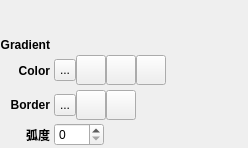
<?xml version="1.0" encoding="UTF-8"?>
<ui version="4.0">
 <class>ContextPaneWidgetRectangle</class>
 <widget class="QWidget" name="ContextPaneWidgetRectangle">
  <property name="geometry">
   <rect>
    <x>0</x>
    <y>0</y>
    <width>248</width>
    <height>148</height>
   </rect>
  </property>
  <property name="windowTitle">
   <string>Form</string>
  </property>
  <layout class="QGridLayout" name="gridLayout">
   <property name="leftMargin">
    <number>0</number>
   </property>
   <property name="topMargin">
    <number>2</number>
   </property>
   <property name="rightMargin">
    <number>2</number>
   </property>
   <property name="bottomMargin">
    <number>2</number>
   </property>
   <property name="horizontalSpacing">
    <number>4</number>
   </property>
   <property name="verticalSpacing">
    <number>2</number>
   </property>
   <item row="1" column="0">
    <widget class="QLabel" name="label_2">
     <property name="font">
      <font>
       <weight>75</weight>
       <bold>true</bold>
      </font>
     </property>
     <property name="text">
      <string>Color</string>
     </property>
     <property name="alignment">
      <set>Qt::AlignRight|Qt::AlignTrailing|Qt::AlignVCenter</set>
     </property>
    </widget>
   </item>
   <item row="2" column="0">
    <widget class="QLabel" name="label_3">
     <property name="font">
      <font>
       <weight>75</weight>
       <bold>true</bold>
      </font>
     </property>
     <property name="text">
      <string>Border</string>
     </property>
     <property name="alignment">
      <set>Qt::AlignRight|Qt::AlignTrailing|Qt::AlignVCenter</set>
     </property>
    </widget>
   </item>
   <item row="0" column="1" colspan="5">
    <widget class="QmlEditorWidgets::GradientLine" name="gradientLine" native="true">
     <property name="minimumSize">
      <size>
       <width>160</width>
       <height>50</height>
      </size>
     </property>
     <property name="maximumSize">
      <size>
       <width>240</width>
       <height>50</height>
      </size>
     </property>
    </widget>
   </item>
   <item row="0" column="0">
    <widget class="QLabel" name="gradientLabel">
     <property name="font">
      <font>
       <weight>75</weight>
       <bold>true</bold>
      </font>
     </property>
     <property name="text">
      <string>Gradient</string>
     </property>
     <property name="alignment">
      <set>Qt::AlignBottom|Qt::AlignRight|Qt::AlignTrailing</set>
     </property>
    </widget>
   </item>
   <item row="3" column="0">
    <widget class="QLabel" name="label">
     <property name="font">
      <font>
       <weight>75</weight>
       <bold>true</bold>
      </font>
     </property>
     <property name="text">
      <string>弧度</string>
     </property>
     <property name="alignment">
      <set>Qt::AlignRight|Qt::AlignTrailing|Qt::AlignVCenter</set>
     </property>
    </widget>
   </item>
   <item row="1" column="1">
    <layout class="QHBoxLayout" name="horizontalLayout_3">
     <property name="rightMargin">
      <number>5</number>
     </property>
     <item>
      <widget class="QmlEditorWidgets::ColorButton" name="colorColorButton">
       <property name="minimumSize">
        <size>
         <width>22</width>
         <height>22</height>
        </size>
       </property>
       <property name="maximumSize">
        <size>
         <width>22</width>
         <height>22</height>
        </size>
       </property>
       <property name="text">
        <string>...</string>
       </property>
       <property name="checkable">
        <bool>true</bool>
       </property>
      </widget>
     </item>
     <item>
      <widget class="QWidget" name="widget_3" native="true">
       <layout class="QHBoxLayout" name="horizontalLayout">
        <property name="spacing">
         <number>0</number>
        </property>
        <property name="leftMargin">
         <number>0</number>
        </property>
        <property name="topMargin">
         <number>0</number>
        </property>
        <property name="rightMargin">
         <number>0</number>
        </property>
        <property name="bottomMargin">
         <number>0</number>
        </property>
        <item>
         <widget class="QToolButton" name="colorSolid">
          <property name="minimumSize">
           <size>
            <width>30</width>
            <height>30</height>
           </size>
          </property>
          <property name="text">
           <string/>
          </property>
          <property name="icon">
           <iconset resource="resources.qrc">
            <normaloff>:/qmldesigner/images/icon_color_solid.png</normaloff>:/qmldesigner/images/icon_color_solid.png</iconset>
          </property>
          <property name="checkable">
           <bool>true</bool>
          </property>
          <property name="autoExclusive">
           <bool>true</bool>
          </property>
         </widget>
        </item>
        <item>
         <widget class="QToolButton" name="colorGradient">
          <property name="minimumSize">
           <size>
            <width>30</width>
            <height>30</height>
           </size>
          </property>
          <property name="text">
           <string/>
          </property>
          <property name="icon">
           <iconset resource="resources.qrc">
            <normaloff>:/qmldesigner/images/icon_color_gradient.png</normaloff>:/qmldesigner/images/icon_color_gradient.png</iconset>
          </property>
          <property name="checkable">
           <bool>true</bool>
          </property>
          <property name="autoExclusive">
           <bool>true</bool>
          </property>
         </widget>
        </item>
        <item>
         <widget class="QToolButton" name="colorNone">
          <property name="minimumSize">
           <size>
            <width>30</width>
            <height>30</height>
           </size>
          </property>
          <property name="text">
           <string/>
          </property>
          <property name="icon">
           <iconset resource="resources.qrc">
            <normaloff>:/qmldesigner/images/icon_color_none.png</normaloff>:/qmldesigner/images/icon_color_none.png</iconset>
          </property>
          <property name="checkable">
           <bool>true</bool>
          </property>
          <property name="autoExclusive">
           <bool>true</bool>
          </property>
         </widget>
        </item>
        <item>
         <spacer name="horizontalSpacer">
          <property name="orientation">
           <enum>Qt::Horizontal</enum>
          </property>
          <property name="sizeHint" stdset="0">
           <size>
            <width>9</width>
            <height>29</height>
           </size>
          </property>
         </spacer>
        </item>
       </layout>
      </widget>
     </item>
    </layout>
   </item>
   <item row="2" column="1">
    <layout class="QHBoxLayout" name="horizontalLayout_4">
     <property name="rightMargin">
      <number>5</number>
     </property>
     <item>
      <widget class="QmlEditorWidgets::ColorButton" name="borderColorButton">
       <property name="minimumSize">
        <size>
         <width>22</width>
         <height>22</height>
        </size>
       </property>
       <property name="maximumSize">
        <size>
         <width>22</width>
         <height>22</height>
        </size>
       </property>
       <property name="text">
        <string>...</string>
       </property>
       <property name="checkable">
        <bool>true</bool>
       </property>
      </widget>
     </item>
     <item>
      <widget class="QWidget" name="widget_2" native="true">
       <layout class="QHBoxLayout" name="horizontalLayout_2">
        <property name="spacing">
         <number>0</number>
        </property>
        <property name="leftMargin">
         <number>0</number>
        </property>
        <property name="topMargin">
         <number>0</number>
        </property>
        <property name="rightMargin">
         <number>0</number>
        </property>
        <property name="bottomMargin">
         <number>0</number>
        </property>
        <item>
         <widget class="QToolButton" name="borderSolid">
          <property name="minimumSize">
           <size>
            <width>30</width>
            <height>30</height>
           </size>
          </property>
          <property name="text">
           <string/>
          </property>
          <property name="icon">
           <iconset resource="resources.qrc">
            <normaloff>:/qmldesigner/images/icon_color_solid.png</normaloff>:/qmldesigner/images/icon_color_solid.png</iconset>
          </property>
          <property name="checkable">
           <bool>true</bool>
          </property>
          <property name="autoExclusive">
           <bool>true</bool>
          </property>
         </widget>
        </item>
        <item>
         <widget class="QToolButton" name="borderNone">
          <property name="minimumSize">
           <size>
            <width>30</width>
            <height>30</height>
           </size>
          </property>
          <property name="text">
           <string/>
          </property>
          <property name="icon">
           <iconset resource="resources.qrc">
            <normaloff>:/qmldesigner/images/icon_color_none.png</normaloff>:/qmldesigner/images/icon_color_none.png</iconset>
          </property>
          <property name="checkable">
           <bool>true</bool>
          </property>
          <property name="autoExclusive">
           <bool>true</bool>
          </property>
         </widget>
        </item>
        <item>
         <spacer name="horizontalSpacer_2">
          <property name="orientation">
           <enum>Qt::Horizontal</enum>
          </property>
          <property name="sizeHint" stdset="0">
           <size>
            <width>40</width>
            <height>20</height>
           </size>
          </property>
         </spacer>
        </item>
       </layout>
      </widget>
     </item>
    </layout>
   </item>
   <item row="3" column="1">
    <widget class="QSpinBox" name="spinBoxForRadius">
     <property name="minimumSize">
      <size>
       <width>50</width>
       <height>0</height>
      </size>
     </property>
     <property name="maximumSize">
      <size>
       <width>50</width>
       <height>16777215</height>
      </size>
     </property>
    </widget>
   </item>
  </layout>
 </widget>
 <customwidgets>
  <customwidget>
   <class>QmlEditorWidgets::ColorButton</class>
   <extends>QToolButton</extends>
   <header location="global">qmleditorwidgets/colorbutton.h</header>
  </customwidget>
  <customwidget>
   <class>QmlEditorWidgets::GradientLine</class>
   <extends>QWidget</extends>
   <header location="global">qmleditorwidgets/gradientline.h</header>
   <container>1</container>
  </customwidget>
 </customwidgets>
 <resources>
  <include location="resources.qrc"/>
 </resources>
 <connections/>
</ui>
